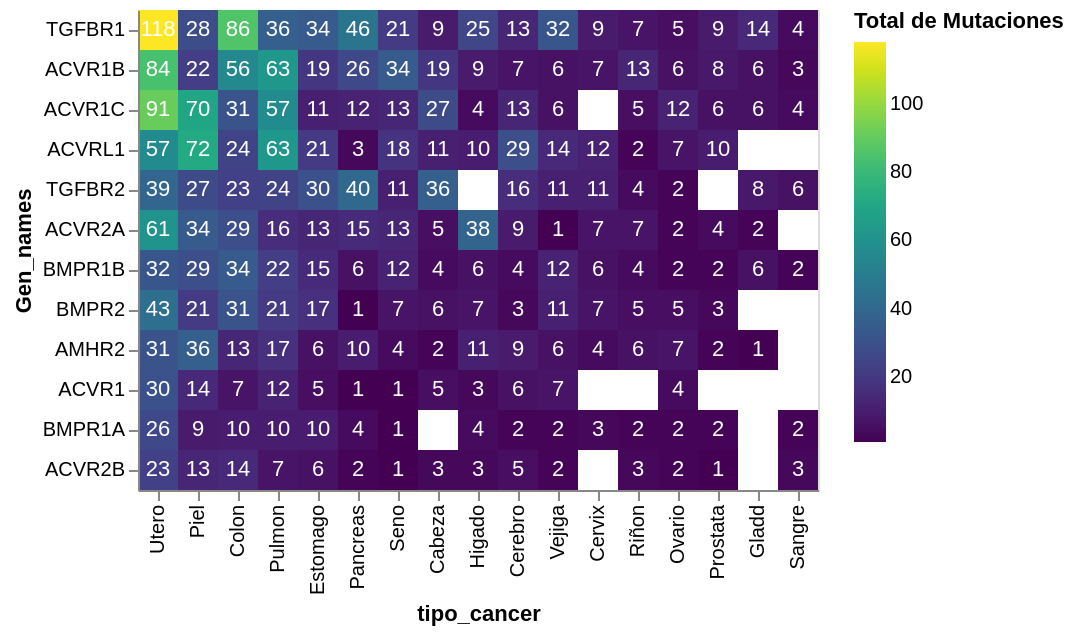

The cell this chart's notebook holds for it:
### Code cell
import altair as alt
import pandas as pd

# Asegúrate de que los genes estén ordenados por la suma de mutaciones
ordered_genes = mutation_frequencies_cancer_type.groupby('Gen_names')['mutation_count'].sum().sort_values(ascending=False).index
ordered_cancer = mutation_frequencies_cancer_type.groupby('tipo_cancer')['mutation_count'].sum().sort_values(ascending=False).index
# Configurar el gráfico base con el orden de genes
base = alt.Chart(mutation_frequencies_cancer_type).encode(
    x=alt.X('tipo_cancer', sort=list(ordered_cancer)),
    y=alt.Y('Gen_names', sort=list(ordered_genes)),  # Ordenar los genes de mayor a menor según mutation_count
)

# Configurar el heatmap
heatmap = base.mark_rect().encode(
    color=alt.Color('mutation_count',
        scale=alt.Scale(scheme='viridis'),
        legend=alt.Legend(title="Total de Mutaciones"),
    ), 
    tooltip=[
        alt.Tooltip("sum(mutation_count)", title="Total de Mutaciones"),
        alt.Tooltip("tipo_cancer", title="Tipo de Cáncer"),
        alt.Tooltip("mutation_frequency", title="frecuencia")
    ]
)

# Configurar el texto dentro de las celdas del heatmap
text = base.mark_text(baseline='middle').encode(
    text=alt.Text('sum(mutation_count)', format=".0f"),
    color=alt.condition(
        alt.datum.mutation_count > 150,
        alt.value('black'),
        alt.value('white')
    )
)

# Dibujar el gráfico
heatmap + text

### Figure 1 — Vega-Lite specification as saved in the notebook (floating-point values rounded to 4 significant figures; data arrays with more than 128 entries replaced by an {"elided": "..."} marker saying what was removed)
{"config": {"view": {"continuousWidth": 300, "continuousHeight": 300}}, "layer": [{"mark": {"type": "rect"}, "encoding": {"color": {"field": "mutation_count", "legend": {"title": "Total de Mutaciones"}, "scale": {"scheme": "viridis"}, "type": "quantitative"}, "tooltip": [{"aggregate": "sum", "field": "mutation_count", "title": "Total de Mutaciones", "type": "quantitative"}, {"field": "tipo_cancer", "title": "Tipo de Cáncer", "type": "nominal"}, {"field": "mutation_frequency", "title": "frecuencia", "type": "quantitative"}], "x": {"field": "tipo_cancer", "sort": ["Utero", "Piel", "Colon", "Pulmon", "Estomago", "Pancreas", "Seno ", "Cabeza", "Higado", "Cerebro", "Vejiga", "Cervix", "Riñon", "Ovario", "Prostata", "Gladd", "Sangre"], "type": "nominal"}, "y": {"field": "Gen_names", "sort": ["TGFBR1", "ACVR1B", "ACVR1C", "ACVRL1", "TGFBR2", "ACVR2A", "BMPR1B", "BMPR2", "AMHR2", "ACVR1", "BMPR1A", "ACVR2B"], "type": "nominal"}}}, {"mark": {"type": "text", "baseline": "middle"}, "encoding": {"color": {"condition": {"test": "(datum.mutation_count > 150)", "value": "black"}, "value": "white"}, "text": {"aggregate": "sum", "field": "mutation_count", "format": ".0f", "type": "quantitative"}, "x": {"field": "tipo_cancer", "sort": ["Utero", "Piel", "Colon", "Pulmon", "Estomago", "Pancreas", "Seno ", "Cabeza", "Higado", "Cerebro", "Vejiga", "Cervix", "Riñon", "Ovario", "Prostata", "Gladd", "Sangre"], "type": "nominal"}, "y": {"field": "Gen_names", "sort": ["TGFBR1", "ACVR1B", "ACVR1C", "ACVRL1", "TGFBR2", "ACVR2A", "BMPR1B", "BMPR2", "AMHR2", "ACVR1", "BMPR1A", "ACVR2B"], "type": "nominal"}}}], "data": {"name": "data-e47a5fa765c243198094387699fe75ef"}, "$schema": "https://vega.github.io/schema/vega-lite/v5.17.0.json", "datasets": {"data-e47a5fa765c243198094387699fe75ef": {"elided": "186 records"}}}
